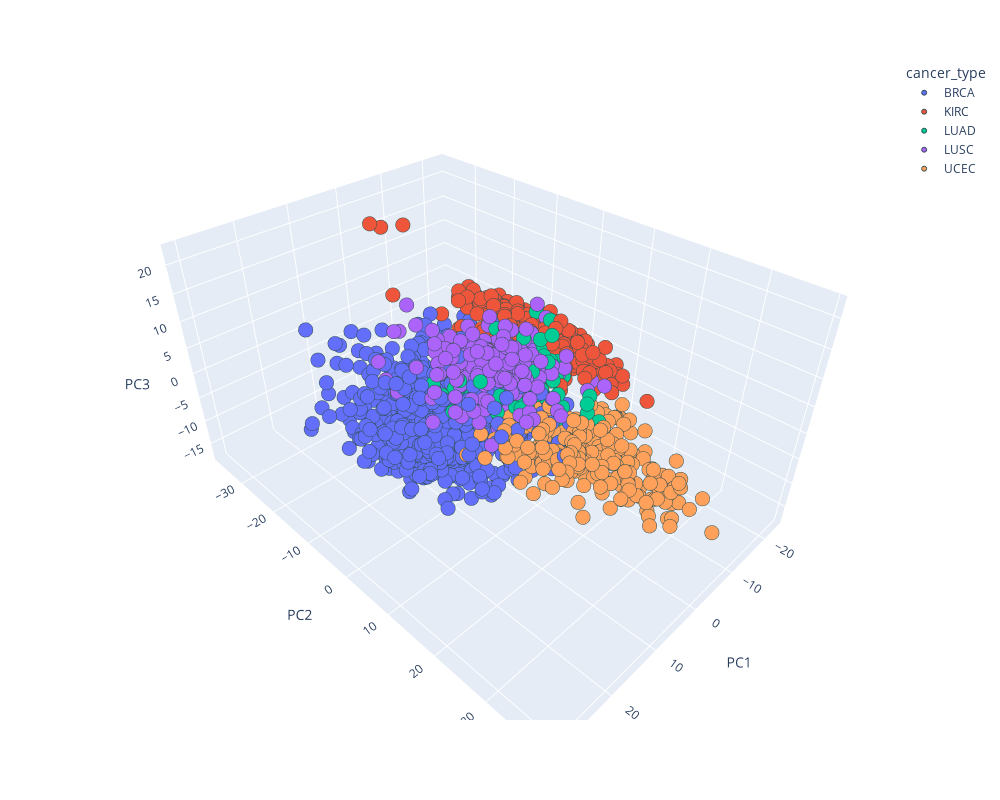

This figure's notebook cell:
### Code cell
fig = px.scatter_3d(final_df,
                    x='PC1', y='PC2', z='PC3',
                    color='cancer_type',
                    width=1000, height=800,
                    opacity=1
                    )

fig.update_traces(marker=dict(size=5,
                              line=dict(width=1,
                                        color='DarkSlateGrey')
                              ),
                  )

fig.show()

### Figure 1 — Plotly figure (JSON) as saved in the notebook; plotly's stock layout.template omitted (floating-point values rounded to 4 significant figures; data arrays with more than 128 entries replaced by an {"elided": "..."} marker saying what was removed)
{"data": [{"hovertemplate": "cancer_type=BRCA<br>PC1=%{x}<br>PC2=%{y}<br>PC3=%{z}<extra></extra>", "legendgroup": "BRCA", "marker": {"color": "#636efa", "line": {"color": "DarkSlateGrey", "width": 1}, "opacity": 1, "size": 5, "symbol": "circle"}, "mode": "markers", "name": "BRCA", "scene": "scene", "showlegend": true, "type": "scatter3d", "x": {"elided": "878 float values"}, "y": {"elided": "878 float values"}, "z": {"elided": "878 float values"}}, {"hovertemplate": "cancer_type=KIRC<br>PC1=%{x}<br>PC2=%{y}<br>PC3=%{z}<extra></extra>", "legendgroup": "KIRC", "marker": {"color": "#EF553B", "line": {"color": "DarkSlateGrey", "width": 1}, "opacity": 1, "size": 5, "symbol": "circle"}, "mode": "markers", "name": "KIRC", "scene": "scene", "showlegend": true, "type": "scatter3d", "x": {"elided": "537 float values"}, "y": {"elided": "537 float values"}, "z": {"elided": "537 float values"}}, {"hovertemplate": "cancer_type=LUAD<br>PC1=%{x}<br>PC2=%{y}<br>PC3=%{z}<extra></extra>", "legendgroup": "LUAD", "marker": {"color": "#00cc96", "line": {"color": "DarkSlateGrey", "width": 1}, "opacity": 1, "size": 5, "symbol": "circle"}, "mode": "markers", "name": "LUAD", "scene": "scene", "showlegend": true, "type": "scatter3d", "x": {"elided": "162 float values"}, "y": {"elided": "162 float values"}, "z": {"elided": "162 float values"}}, {"hovertemplate": "cancer_type=LUSC<br>PC1=%{x}<br>PC2=%{y}<br>PC3=%{z}<extra></extra>", "legendgroup": "LUSC", "marker": {"color": "#ab63fa", "line": {"color": "DarkSlateGrey", "width": 1}, "opacity": 1, "size": 5, "symbol": "circle"}, "mode": "markers", "name": "LUSC", "scene": "scene", "showlegend": true, "type": "scatter3d", "x": {"elided": "240 float values"}, "y": {"elided": "240 float values"}, "z": {"elided": "240 float values"}}, {"hovertemplate": "cancer_type=UCEC<br>PC1=%{x}<br>PC2=%{y}<br>PC3=%{z}<extra></extra>", "legendgroup": "UCEC", "marker": {"color": "#FFA15A", "line": {"color": "DarkSlateGrey", "width": 1}, "opacity": 1, "size": 5, "symbol": "circle"}, "mode": "markers", "name": "UCEC", "scene": "scene", "showlegend": true, "type": "scatter3d", "x": {"elided": "269 float values"}, "y": {"elided": "269 float values"}, "z": {"elided": "269 float values"}}], "layout": {"height": 800, "legend": {"title": {"text": "cancer_type"}, "tracegroupgap": 0}, "margin": {"t": 60}, "scene": {"domain": {"x": [0, 1], "y": [0, 1]}, "xaxis": {"title": {"text": "PC1"}}, "yaxis": {"title": {"text": "PC2"}}, "zaxis": {"title": {"text": "PC3"}}}, "width": 1000}}
